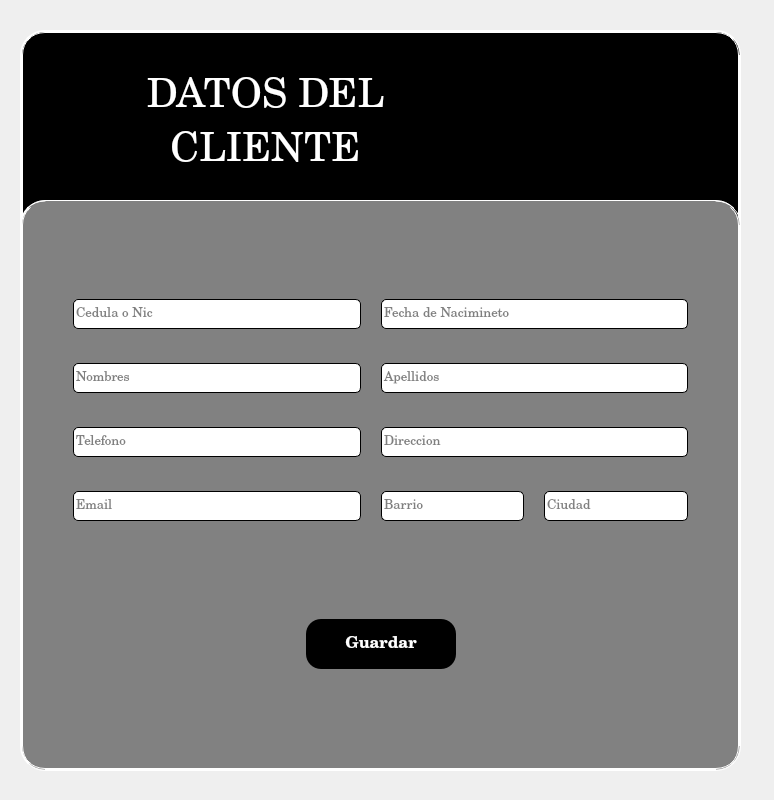
<?xml version="1.0" encoding="UTF-8"?>
<ui version="4.0">
 <class>Dialog</class>
 <widget class="QDialog" name="Dialog">
  <property name="geometry">
   <rect>
    <x>0</x>
    <y>0</y>
    <width>774</width>
    <height>800</height>
   </rect>
  </property>
  <property name="windowTitle">
   <string>Dialog</string>
  </property>
  <widget class="QFrame" name="frame_5">
   <property name="geometry">
    <rect>
     <x>20</x>
     <y>200</y>
     <width>721</width>
     <height>571</height>
    </rect>
   </property>
   <property name="styleSheet">
    <string notr="true">QFrame {
	background-color: rgb(129, 129, 129);
	border-radius:25px;
	border: 3px ridge #fff; 
	border-top:1px ridge #fff;
}


QLineEdit {
background-color: #FFF;
border:1px solid #000;
border-radius: 5px;
}

QPushButton {
	background-color:#000;
	color: #FFF;
	border-radius:15px;
	border: 0px outset #595959;
	
}

QPushButton:hover {
	border-radius:15px;
	border: 3px outset #595959;
}

QPushButton:pressed {
	background-color:#FFF;
	color: #000;
	border-radius:15px;
	border: 3px inset #595959;
}</string>
   </property>
   <property name="frameShape">
    <enum>QFrame::StyledPanel</enum>
   </property>
   <property name="frameShadow">
    <enum>QFrame::Raised</enum>
   </property>
   <layout class="QVBoxLayout" name="verticalLayout_9" stretch="7,2">
    <property name="spacing">
     <number>50</number>
    </property>
    <property name="leftMargin">
     <number>50</number>
    </property>
    <property name="topMargin">
     <number>50</number>
    </property>
    <property name="rightMargin">
     <number>50</number>
    </property>
    <property name="bottomMargin">
     <number>50</number>
    </property>
    <item>
     <layout class="QGridLayout" name="gridLayout" rowstretch="0,0,0,0" columnstretch="2,1,1">
      <property name="horizontalSpacing">
       <number>20</number>
      </property>
      <property name="verticalSpacing">
       <number>34</number>
      </property>
      <item row="0" column="0">
       <widget class="QLineEdit" name="lineEdit_20">
        <property name="minimumSize">
         <size>
          <width>200</width>
          <height>30</height>
         </size>
        </property>
        <property name="font">
         <font>
          <family>Century Schoolbook</family>
          <pointsize>10</pointsize>
          <weight>50</weight>
          <bold>false</bold>
         </font>
        </property>
        <property name="styleSheet">
         <string notr="true"/>
        </property>
        <property name="text">
         <string/>
        </property>
        <property name="placeholderText">
         <string>Cedula o Nic</string>
        </property>
       </widget>
      </item>
      <item row="0" column="1" colspan="2">
       <widget class="QLineEdit" name="lineEdit_25">
        <property name="minimumSize">
         <size>
          <width>200</width>
          <height>30</height>
         </size>
        </property>
        <property name="font">
         <font>
          <family>Century Schoolbook</family>
          <pointsize>10</pointsize>
          <weight>50</weight>
          <bold>false</bold>
         </font>
        </property>
        <property name="styleSheet">
         <string notr="true"/>
        </property>
        <property name="text">
         <string/>
        </property>
        <property name="placeholderText">
         <string>Fecha de Nacimineto</string>
        </property>
       </widget>
      </item>
      <item row="1" column="0">
       <widget class="QLineEdit" name="lineEdit_27">
        <property name="minimumSize">
         <size>
          <width>200</width>
          <height>30</height>
         </size>
        </property>
        <property name="font">
         <font>
          <family>Century Schoolbook</family>
          <pointsize>10</pointsize>
          <weight>50</weight>
          <bold>false</bold>
         </font>
        </property>
        <property name="styleSheet">
         <string notr="true"/>
        </property>
        <property name="placeholderText">
         <string>Nombres</string>
        </property>
       </widget>
      </item>
      <item row="1" column="1" colspan="2">
       <widget class="QLineEdit" name="lineEdit_24">
        <property name="minimumSize">
         <size>
          <width>200</width>
          <height>30</height>
         </size>
        </property>
        <property name="font">
         <font>
          <family>Century Schoolbook</family>
          <pointsize>10</pointsize>
          <weight>50</weight>
          <bold>false</bold>
         </font>
        </property>
        <property name="styleSheet">
         <string notr="true"/>
        </property>
        <property name="text">
         <string/>
        </property>
        <property name="placeholderText">
         <string>Apellidos</string>
        </property>
       </widget>
      </item>
      <item row="2" column="0">
       <widget class="QLineEdit" name="lineEdit_28">
        <property name="minimumSize">
         <size>
          <width>200</width>
          <height>30</height>
         </size>
        </property>
        <property name="font">
         <font>
          <family>Century Schoolbook</family>
          <pointsize>10</pointsize>
          <weight>50</weight>
          <bold>false</bold>
         </font>
        </property>
        <property name="styleSheet">
         <string notr="true"/>
        </property>
        <property name="text">
         <string/>
        </property>
        <property name="placeholderText">
         <string>Telefono</string>
        </property>
       </widget>
      </item>
      <item row="2" column="1" colspan="2">
       <widget class="QLineEdit" name="lineEdit_23">
        <property name="minimumSize">
         <size>
          <width>200</width>
          <height>30</height>
         </size>
        </property>
        <property name="font">
         <font>
          <family>Century Schoolbook</family>
          <pointsize>10</pointsize>
          <weight>50</weight>
          <bold>false</bold>
         </font>
        </property>
        <property name="styleSheet">
         <string notr="true"/>
        </property>
        <property name="text">
         <string/>
        </property>
        <property name="placeholderText">
         <string>Direccion</string>
        </property>
       </widget>
      </item>
      <item row="3" column="0">
       <widget class="QLineEdit" name="lineEdit_22">
        <property name="minimumSize">
         <size>
          <width>200</width>
          <height>30</height>
         </size>
        </property>
        <property name="font">
         <font>
          <family>Century Schoolbook</family>
          <pointsize>10</pointsize>
          <weight>50</weight>
          <bold>false</bold>
         </font>
        </property>
        <property name="styleSheet">
         <string notr="true"/>
        </property>
        <property name="text">
         <string/>
        </property>
        <property name="placeholderText">
         <string>Email</string>
        </property>
       </widget>
      </item>
      <item row="3" column="1">
       <widget class="QLineEdit" name="lineEdit_26">
        <property name="minimumSize">
         <size>
          <width>95</width>
          <height>30</height>
         </size>
        </property>
        <property name="font">
         <font>
          <family>Century Schoolbook</family>
          <pointsize>10</pointsize>
          <weight>50</weight>
          <bold>false</bold>
         </font>
        </property>
        <property name="styleSheet">
         <string notr="true"/>
        </property>
        <property name="text">
         <string/>
        </property>
        <property name="placeholderText">
         <string>Barrio</string>
        </property>
       </widget>
      </item>
      <item row="3" column="2">
       <widget class="QLineEdit" name="lineEdit_21">
        <property name="minimumSize">
         <size>
          <width>95</width>
          <height>30</height>
         </size>
        </property>
        <property name="font">
         <font>
          <family>Century Schoolbook</family>
          <pointsize>10</pointsize>
          <weight>50</weight>
          <bold>false</bold>
         </font>
        </property>
        <property name="styleSheet">
         <string notr="true"/>
        </property>
        <property name="text">
         <string/>
        </property>
        <property name="placeholderText">
         <string>Ciudad</string>
        </property>
       </widget>
      </item>
     </layout>
    </item>
    <item>
     <layout class="QHBoxLayout" name="horizontalLayout_7">
      <item>
       <spacer name="horizontalSpacer_3">
        <property name="orientation">
         <enum>Qt::Horizontal</enum>
        </property>
        <property name="sizeHint" stdset="0">
         <size>
          <width>40</width>
          <height>20</height>
         </size>
        </property>
       </spacer>
      </item>
      <item>
       <widget class="QPushButton" name="pushButton_4">
        <property name="minimumSize">
         <size>
          <width>150</width>
          <height>50</height>
         </size>
        </property>
        <property name="maximumSize">
         <size>
          <width>150</width>
          <height>50</height>
         </size>
        </property>
        <property name="font">
         <font>
          <family>Century Schoolbook</family>
          <pointsize>12</pointsize>
          <weight>75</weight>
          <bold>true</bold>
         </font>
        </property>
        <property name="styleSheet">
         <string notr="true"/>
        </property>
        <property name="text">
         <string>Guardar</string>
        </property>
       </widget>
      </item>
      <item>
       <spacer name="horizontalSpacer_6">
        <property name="orientation">
         <enum>Qt::Horizontal</enum>
        </property>
        <property name="sizeHint" stdset="0">
         <size>
          <width>40</width>
          <height>20</height>
         </size>
        </property>
       </spacer>
      </item>
     </layout>
    </item>
   </layout>
  </widget>
  <widget class="QFrame" name="frame_2">
   <property name="geometry">
    <rect>
     <x>20</x>
     <y>30</y>
     <width>721</width>
     <height>251</height>
    </rect>
   </property>
   <property name="styleSheet">
    <string notr="true">QFrame {
	background-color: rgb(0, 0, 0);
	border-radius:25px;
	border: 3px ridge #fff; 

}

QLabel {
background-color: rgba(255, 255, 255, 0);
color: rgb(255, 255, 255);
border:none;
}

QPushButton {
	background-color:#000;
	border:none;
	
}

QPushButton:hover {
	border-radius:13px;
	border: 2px outset #595959;
}

QPushButton:pressed {
	background-color:#777;

	border-radius:13px;
	border: 2px inset #595959;
}</string>
   </property>
   <property name="frameShape">
    <enum>QFrame::StyledPanel</enum>
   </property>
   <property name="frameShadow">
    <enum>QFrame::Raised</enum>
   </property>
   <widget class="QLabel" name="label_5">
    <property name="geometry">
     <rect>
      <x>440</x>
      <y>30</y>
      <width>121</width>
      <height>121</height>
     </rect>
    </property>
    <property name="text">
     <string/>
    </property>
    <property name="pixmap">
     <pixmap resource="../Images/recursos.qrc">:/source/usuarios.png</pixmap>
    </property>
    <property name="scaledContents">
     <bool>true</bool>
    </property>
   </widget>
   <widget class="QWidget" name="layoutWidget">
    <property name="geometry">
     <rect>
      <x>110</x>
      <y>40</y>
      <width>271</width>
      <height>108</height>
     </rect>
    </property>
    <layout class="QVBoxLayout" name="verticalLayout_8">
     <property name="spacing">
      <number>0</number>
     </property>
     <item>
      <widget class="QLabel" name="label">
       <property name="font">
        <font>
         <family>Century Schoolbook</family>
         <pointsize>30</pointsize>
        </font>
       </property>
       <property name="styleSheet">
        <string notr="true">background-color: rgba(255, 255, 255, 0);
color: rgb(255, 255, 255);</string>
       </property>
       <property name="text">
        <string>DATOS DEL</string>
       </property>
       <property name="alignment">
        <set>Qt::AlignCenter</set>
       </property>
      </widget>
     </item>
     <item>
      <widget class="QLabel" name="label_3">
       <property name="font">
        <font>
         <family>Century Schoolbook</family>
         <pointsize>30</pointsize>
        </font>
       </property>
       <property name="styleSheet">
        <string notr="true">
</string>
       </property>
       <property name="text">
        <string>CLIENTE</string>
       </property>
       <property name="alignment">
        <set>Qt::AlignCenter</set>
       </property>
      </widget>
     </item>
    </layout>
   </widget>
   <widget class="QPushButton" name="btn_cerrar_2">
    <property name="geometry">
     <rect>
      <x>680</x>
      <y>20</y>
      <width>26</width>
      <height>26</height>
     </rect>
    </property>
    <property name="minimumSize">
     <size>
      <width>26</width>
      <height>26</height>
     </size>
    </property>
    <property name="maximumSize">
     <size>
      <width>26</width>
      <height>26</height>
     </size>
    </property>
    <property name="styleSheet">
     <string notr="true"/>
    </property>
    <property name="text">
     <string/>
    </property>
    <property name="icon">
     <iconset resource="../Images/recursos.qrc">
      <normaloff>:/source/cerrar.png</normaloff>:/source/cerrar.png</iconset>
    </property>
    <property name="iconSize">
     <size>
      <width>14</width>
      <height>14</height>
     </size>
    </property>
    <property name="autoDefault">
     <bool>true</bool>
    </property>
   </widget>
  </widget>
  <zorder>frame_2</zorder>
  <zorder>frame_5</zorder>
 </widget>
 <resources>
  <include location="../Images/recursos.qrc"/>
  <include location="../Images/recursos.qrc"/>
 </resources>
 <connections/>
</ui>
